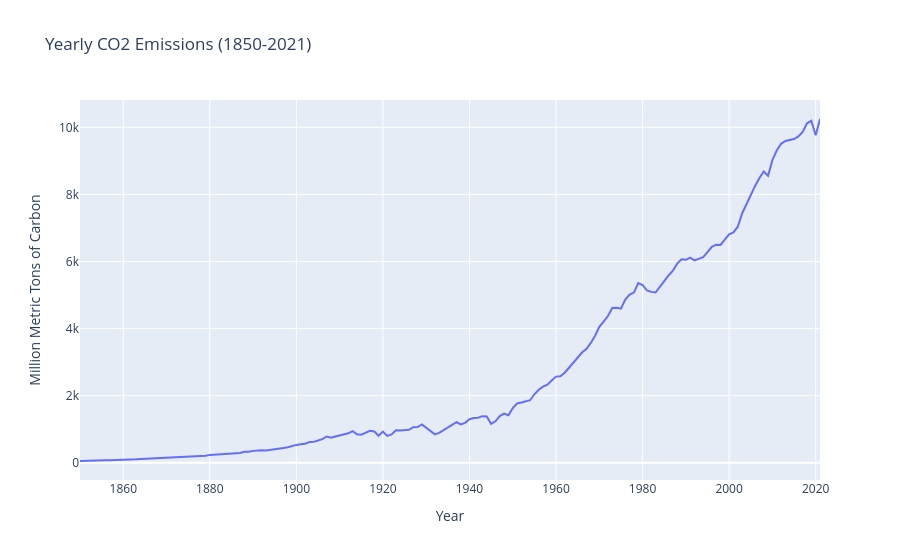
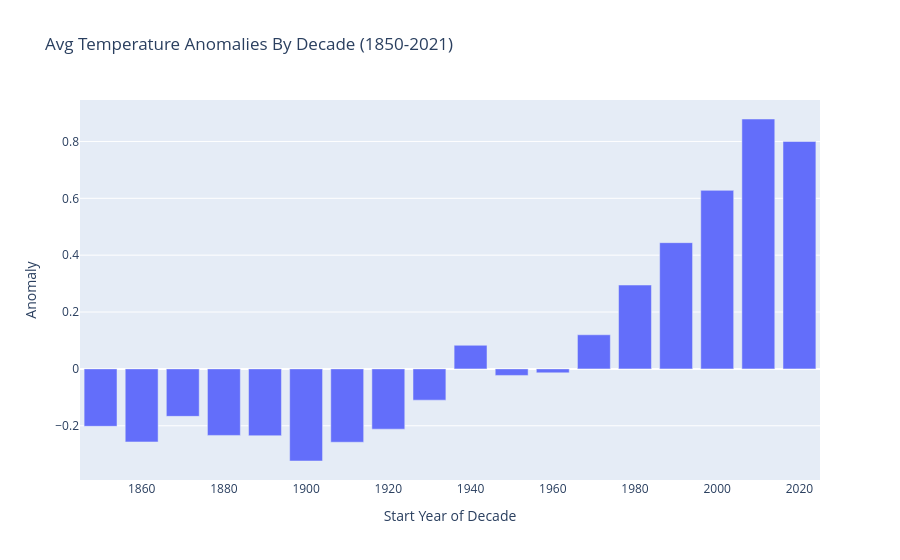
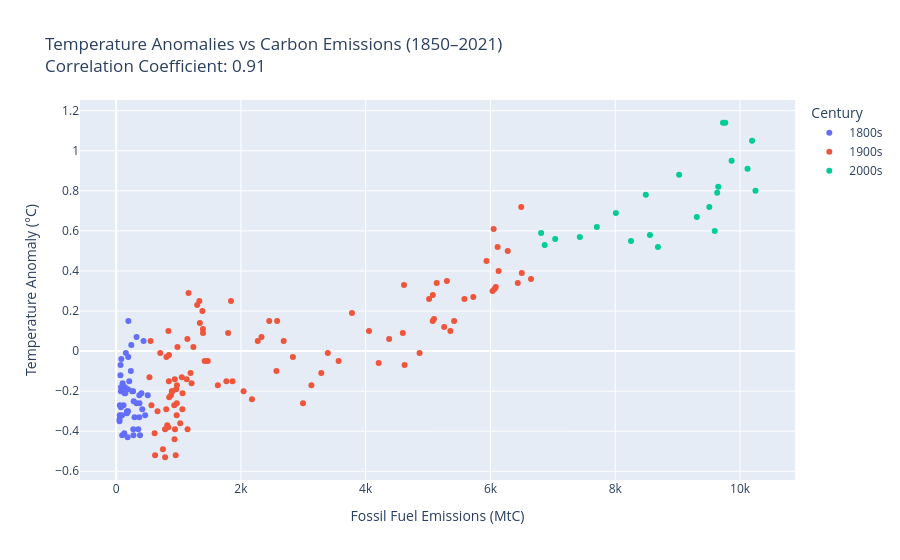

Notebook source saved alongside these figures, in order:
### Markdown cell above
## Show All Three Graphs: Line, Bar, Scatterplot

### Code cell
line_fig.show()
line_fig.write_html(line_full_path)

bar_fig.show()
bar_fig.write_html(bar_full_path)

scatterplot_x_fig.show()
scatterplot_x_fig.write_html(scatter_full_path)

### Figure 1 — Plotly figure (JSON) as saved in the notebook; plotly's stock layout.template omitted (floating-point values rounded to 4 significant figures; data arrays with more than 128 entries replaced by an {"elided": "..."} marker saying what was removed)
{"data": [{"hovertemplate": "Year=%{x}<br>CO2 Emissions (MtC)=%{y}<extra></extra>", "legendgroup": "", "line": {"color": "#636efa", "dash": "solid"}, "marker": {"symbol": "circle"}, "mode": "lines", "name": "", "orientation": "v", "showlegend": false, "type": "scatter", "x": {"elided": "172 int values"}, "xaxis": "x", "y": {"elided": "172 int values"}, "yaxis": "y"}], "layout": {"legend": {"tracegroupgap": 0}, "title": {"text": "Yearly CO2 Emissions (1850-2021)"}, "xaxis": {"anchor": "y", "domain": [0, 1], "title": {"text": "Year"}}, "yaxis": {"anchor": "x", "domain": [0, 1], "title": {"text": "Million Metric Tons of Carbon"}}}}

### Figure 2 — Plotly figure (JSON) as saved in the notebook; plotly's stock layout.template omitted (floating-point values rounded to 4 significant figures)
{"data": [{"hovertemplate": "Year_bin_start=%{x}<br>Anomaly=%{y}<extra></extra>", "legendgroup": "", "marker": {"color": "#636efa", "pattern": {"shape": ""}}, "name": "", "orientation": "v", "showlegend": false, "textposition": "auto", "type": "bar", "x": [1850, 1860, 1870, 1880, 1890, 1900, 1910, 1920, 1930, 1940, 1950, 1960, 1970, 1980, 1990, 2000, 2010, 2020], "xaxis": "x", "y": [-0.202, -0.257, -0.167, -0.234, -0.235, -0.324, -0.258, -0.212, -0.11, 0.083, -0.023, -0.014, 0.12, 0.295, 0.444, 0.628, 0.879, 0.8], "yaxis": "y"}], "layout": {"barmode": "relative", "legend": {"tracegroupgap": 0}, "title": {"text": "Avg Temperature Anomalies By Decade (1850-2021)"}, "xaxis": {"anchor": "y", "domain": [0, 1], "title": {"text": "Start Year of Decade"}}, "yaxis": {"anchor": "x", "domain": [0, 1], "title": {"text": "Anomaly"}}}}

### Figure 3 — Plotly figure (JSON) as saved in the notebook; plotly's stock layout.template omitted (floating-point values rounded to 4 significant figures)
{"data": [{"hovertemplate": "Century=1800s<br>Fossil Fuel Emissions (MtC)=%{x}<br>Temperature Anomaly (°C)=%{y}<extra></extra>", "legendgroup": "1800s", "marker": {"color": "#636efa", "symbol": "circle"}, "mode": "markers", "name": "1800s", "orientation": "v", "showlegend": true, "type": "scatter", "x": [54, 54, 57, 59, 69, 71, 76, 77, 78, 83, 91, 95, 97, 104, 112, 119, 122, 130, 135, 142, 147, 156, 173, 184, 174, 188, 191, 194, 196, 210, 236, 243, 256, 272, 275, 277, 281, 295, 327, 327, 356, 372, 374, 370, 383, 406, 419, 440, 465, 507], "xaxis": "x", "y": [-0.35, -0.34, -0.32, -0.27, -0.12, -0.07, -0.2, -0.28, -0.18, -0.04, -0.2, -0.32, -0.42, -0.16, -0.2, -0.27, -0.19, -0.41, -0.21, -0.18, -0.21, -0.01, -0.31, -0.43, -0.3, -0.19, -0.3, -0.03, 0.15, -0.15, -0.1, 0.03, -0.2, -0.2, -0.39, -0.42, -0.25, -0.33, -0.26, 0.07, -0.39, -0.22, -0.26, -0.33, -0.42, -0.21, -0.29, 0.05, -0.32, -0.22], "yaxis": "y"}, {"hovertemplate": "Century=1900s<br>Fossil Fuel Emissions (MtC)=%{x}<br>Temperature Anomaly (°C)=%{y}<extra></extra>", "legendgroup": "1900s", "marker": {"color": "#EF553B", "symbol": "circle"}, "mode": "markers", "name": "1900s", "orientation": "v", "showlegend": true, "type": "scatter", "x": [534, 552, 566, 617, 624, 663, 707, 784, 750, 785, 819, 836, 879, 943, 850, 838, 901, 955, 936, 806, 932, 803, 845, 970, 963, 975, 983, 1062, 1065, 1145, 1053, 940, 847, 893, 973, 1027, 1130, 1209, 1142, 1192, 1299, 1334, 1342, 1391, 1383, 1160, 1238, 1392, 1469, 1419, 1630, 1767, 1795, 1841, 1865, 2043, 2177, 2270, 2330, 2454, 2569, 2580, 2686, 2833, 2995, 3130, 3288, 3393, 3566, 3780, 4053, 4208, 4376, 4614, 4623, 4595, 4864, 5016, 5074, 5357, 5301, 5138, 5095, 5076, 5258, 5417, 5583, 5725, 5936, 6066, 6051, 6115, 6034, 6085, 6130, 6277, 6438, 6502, 6493, 6650], "xaxis": "x", "y": [-0.13, 0.05, -0.27, -0.41, -0.52, -0.3, -0.01, -0.39, -0.49, -0.53, -0.37, -0.38, -0.22, -0.39, -0.23, 0.1, -0.2, -0.52, -0.44, -0.03, -0.27, -0.29, -0.15, -0.32, -0.19, -0.17, 0.02, -0.29, -0.21, -0.39, -0.13, -0.14, -0.02, -0.2, -0.26, -0.36, -0.14, -0.16, 0.06, -0.11, 0.23, 0.25, 0.14, 0.11, 0.2, 0.29, 0.02, 0.09, -0.05, -0.05, -0.17, -0.15, 0.09, 0.25, -0.15, -0.2, -0.24, 0.05, 0.07, 0.15, -0.1, 0.15, 0.05, -0.03, -0.26, -0.17, -0.11, -0.01, -0.05, 0.19, 0.1, -0.06, 0.06, 0.33, -0.07, 0.09, -0.01, 0.26, 0.15, 0.1, 0.35, 0.34, 0.16, 0.28, 0.12, 0.15, 0.26, 0.27, 0.45, 0.31, 0.61, 0.52, 0.3, 0.32, 0.4, 0.5, 0.34, 0.39, 0.72, 0.36], "yaxis": "y"}, {"hovertemplate": "Century=2000s<br>Fossil Fuel Emissions (MtC)=%{x}<br>Temperature Anomaly (°C)=%{y}<extra></extra>", "legendgroup": "2000s", "marker": {"color": "#00cc96", "symbol": "circle"}, "mode": "markers", "name": "2000s", "orientation": "v", "showlegend": true, "type": "scatter", "x": [6812, 6869, 7037, 7432, 7705, 8010, 8253, 8490, 8684, 8556, 9024, 9307, 9508, 9595, 9634, 9651, 9727, 9865, 10120, 10193, 9764, 10248], "xaxis": "x", "y": [0.59, 0.53, 0.56, 0.57, 0.62, 0.69, 0.55, 0.78, 0.52, 0.58, 0.88, 0.67, 0.72, 0.6, 0.79, 0.82, 1.14, 0.95, 0.91, 1.05, 1.14, 0.8], "yaxis": "y"}], "layout": {"legend": {"title": {"text": "Century"}, "tracegroupgap": 0}, "title": {"text": "Temperature Anomalies vs Carbon Emissions (1850–2021)<br>Correlation Coefficient: 0.91"}, "xaxis": {"anchor": "y", "domain": [0, 1], "title": {"text": "Fossil Fuel Emissions (MtC)"}}, "yaxis": {"anchor": "x", "domain": [0, 1], "title": {"text": "Temperature Anomaly (°C)"}}}}
